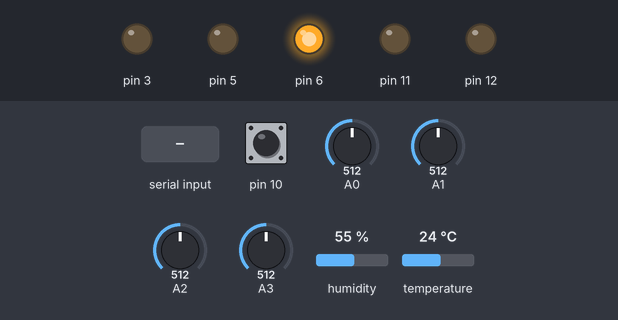
Bench run of a sketch on a simulated Arduino Uno, built with avr-gcc and run on an emulated ATmega328P. Parts: output pins drawn as LEDs (lit = HIGH). Inputs (shaded band) come from the test bench; at power-on: temperature 24 °C, A0 = 512, pin 10 HIGH, A1 = 512, A2 = 512, A3 = 512, humidity 55 %. What the sketch prints to the serial monitor is not drawn.

Above: at 1.2 s.
1.3 s: temperature set to 29 °C
10.6 s: temperature set to 30.2 °C
At 13.2 s:
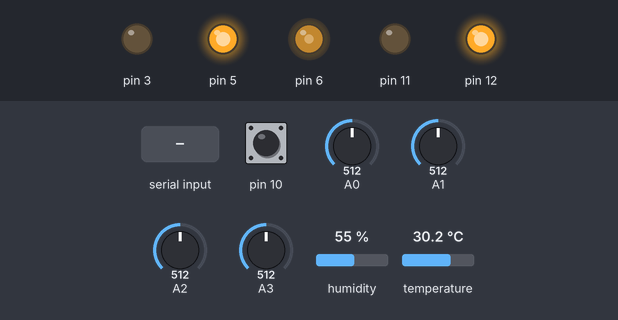
13.5 s: A0 set to 810
22.8 s: A0 set to 839
At 24.9 s:
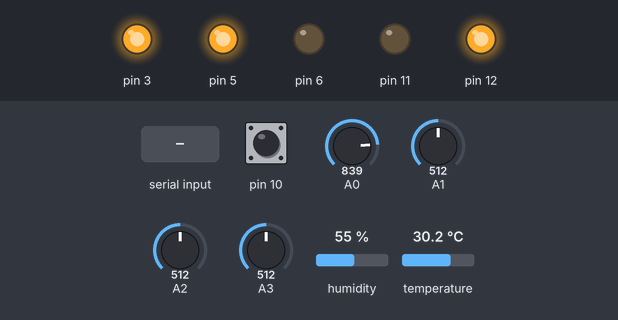
26.6 s: "BUZZER:OFF\n" received over Serial
At 27.3 s:
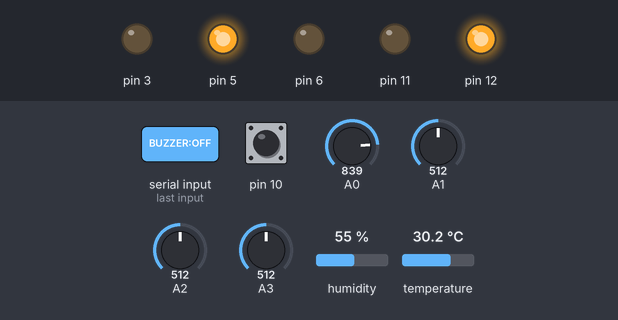
Timing chart, 0 to 29.1 s (numbered marks = the images above; inputs shaded):
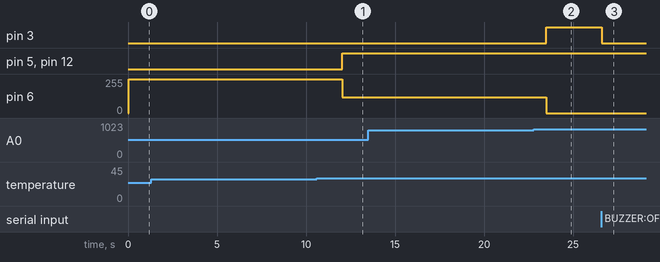

The sketch:

arduino_uno.ino
```cpp
// PolarTwin Arduino node. The Uno owns the analogue/environment sensors and
// actuators. HC-SR04, IR and servo are owned by the Raspberry Pi gateway. The
// independent Pi status process owns the OLED.

#include "core/PinConfig.h"
#include "core/Scheduler.h"
#include "core/SensorData.h"
#include "sensors/DHTSensor.h"
#include "sensors/GasSensor.h"
#include "sensors/HallSensor.h"
#include "sensors/AccelerometerSensor.h"
#include "actuators/BuzzerController.h"
#include "actuators/RGBController.h"
#include "actuators/StatusLED.h"
#include <stdlib.h>
#include <string.h>

DHTSensor dhtSensor(PinConfig::DHT_DATA, SystemConfig::DHT_TYPE);
GasSensor gasSensor(PinConfig::MQ2_ANALOG);
HallSensor hallSensor(PinConfig::HALL_DIGITAL, SystemConfig::HALL_ACTIVE_LOW);
AccelerometerSensor accelerometer(PinConfig::ACCEL_X, PinConfig::ACCEL_Y,
                                  PinConfig::ACCEL_Z,
                                  SystemConfig::ADC_REFERENCE_V,
                                  SystemConfig::ACCEL_ZERO_G_V,
                                  SystemConfig::ACCEL_SENSITIVITY_V_PER_G,
                                  SystemConfig::STANDARD_GRAVITY_MS2);

BuzzerController buzzer(PinConfig::BUZZER);
RGBController rgb(PinConfig::RGB_RED, PinConfig::RGB_GREEN,
                  PinConfig::RGB_BLUE, SystemConfig::RGB_COMMON_ANODE);
StatusLED statusLed(PinConfig::STATUS_LED);

SensorData sensorData;
AlertState alerts;

PeriodicTask accelTask(SystemConfig::ACCEL_INTERVAL_MS);
PeriodicTask digitalTask(SystemConfig::DIGITAL_INTERVAL_MS);
PeriodicTask gasTask(SystemConfig::MQ2_INTERVAL_MS);
PeriodicTask dhtTask(SystemConfig::DHT_INTERVAL_MS);
PeriodicTask telemetryTask(SystemConfig::TELEMETRY_INTERVAL_MS);

char commandBuffer[40];
uint8_t commandLength = 0;
bool discardCommand = false;
bool forceTelemetry = false;

void evaluateDigitalTwin() {
  alerts.highTemperature = sensorData.dhtValid &&
      sensorData.temperatureC >= SystemConfig::HIGH_TEMPERATURE_C;
  if (alerts.gas) {
    if (sensorData.gasRaw <= SystemConfig::GAS_ALERT_OFF_RAW) alerts.gas = false;
  } else if (sensorData.gasRaw >= SystemConfig::GAS_ALERT_ON_RAW) {
    alerts.gas = true;
  }
  // Proximity and occupancy are evaluated by the Pi from its local sensors.
  alerts.proximity = false;
  if (!sensorData.accelerationValid) {
    alerts.structural = false;
  } else if (alerts.structural) {
    if (sensorData.tiltDeg <= SystemConfig::TILT_ALERT_OFF_DEG &&
        sensorData.accelerationDeviation <=
            SystemConfig::ACCEL_DEVIATION_ALERT_OFF_MS2) {
      alerts.structural = false;
    }
  } else if (sensorData.tiltDeg >= SystemConfig::TILT_ALERT_ON_DEG ||
             sensorData.accelerationDeviation >=
                 SystemConfig::ACCEL_DEVIATION_ALERT_ON_MS2) {
    alerts.structural = true;
  }
  alerts.occupancy = false;
  alerts.hallEvent = sensorData.hallDetected;
  alerts.any = alerts.highTemperature || alerts.gas || alerts.proximity ||
               alerts.structural;

  // Automatic audible alarm is intentionally limited to gas. BUZZER commands
  // create an explicit manual override (including a manual silence).
  buzzer.setAutomatic(alerts.gas);
  statusLed.set(alerts.any);
  if (alerts.gas) rgb.applyAutomatic(255, 0, 0, true);
  else if (alerts.structural) rgb.applyAutomatic(255, 0, 255, true);
  else if (alerts.highTemperature) rgb.applyAutomatic(255, 120, 0, true);
  else if (alerts.proximity) rgb.applyAutomatic(0, 0, 255, true);
  else rgb.applyAutomatic(0, 255, 0, false);
}

bool parseRGB(const char *text, uint8_t &red, uint8_t &green, uint8_t &blue) {
  char *end = NULL;
  long values[3];
  for (uint8_t i = 0; i < 3; ++i) {
    if (*text == '\0') return false;
    values[i] = strtol(text, &end, 10);
    if (end == text || values[i] < 0 || values[i] > 255) return false;
    if (i < 2) {
      if (*end != ',') return false;
      text = end + 1;
    } else if (*end != '\0') {
      return false;
    }
  }
  red = values[0];
  green = values[1];
  blue = values[2];
  return true;
}

void handleCommand(char *command) {
  if (strcmp(command, "BUZZER:ON") == 0) {
    buzzer.setOverride(true);
  } else if (strcmp(command, "BUZZER:OFF") == 0) {
    buzzer.setOverride(false);
  } else if (strncmp(command, "RGB:", 4) == 0) {
    uint8_t red, green, blue;
    if (parseRGB(command + 4, red, green, blue)) {
      rgb.setManual(red, green, blue);
      evaluateDigitalTwin();
    }
  } else if (strcmp(command, "ACCEL:ZERO") == 0) {
    if (accelerometer.zeroCurrent()) forceTelemetry = true;
  } else if (strcmp(command, "STATUS") == 0) {
    forceTelemetry = true;
  }
}

// Drain commands sent by the local Node gateway over USB Serial.
void drainCommands(Stream &in) {
  while (in.available() > 0) {
    const char c = static_cast<char>(in.read());
    if (c == '\r') continue;
    if (c == '\n') {
      if (!discardCommand && commandLength > 0) {
        commandBuffer[commandLength] = '\0';
        handleCommand(commandBuffer);
      }
      commandLength = 0;
      discardCommand = false;
    } else if (!discardCommand) {
      if (commandLength < sizeof(commandBuffer) - 1) {
        commandBuffer[commandLength++] = c;
      } else {
        commandLength = 0;
        discardCommand = true;
      }
    }
  }
}

void printNullable(Print &out, float value, bool valid, uint8_t digits) {
  if (valid) out.print(value, digits);
  else out.print(F("null"));
}

void emitTelemetry(Print &out) {
  out.print(F("{\"device\":\"polar-twin-uno\",\"timestamp_ms\":"));
  out.print(millis());
  out.print(F(",\"temperature_c\":"));
  printNullable(out, sensorData.temperatureC, sensorData.dhtValid, 1);
  out.print(F(",\"humidity_pct\":"));
  printNullable(out, sensorData.humidityPct, sensorData.dhtValid, 1);
  out.print(F(",\"gas_raw\":"));
  out.print(sensorData.gasRaw);
  // These null placeholders make the ownership boundary explicit. The Pi
  // gateway replaces them with its GPIO readings before HTTP ingestion.
  out.print(F(",\"distance_cm\":null,\"ir_detected\":null"));
  out.print(F(",\"hall_detected\":"));
  out.print(sensorData.hallDetected ? F("true") : F("false"));
  out.print(F(",\"acceleration\":{\"x\":"));
  printNullable(out, sensorData.accelerationX, sensorData.accelerationValid, 2);
  out.print(F(",\"y\":"));
  printNullable(out, sensorData.accelerationY, sensorData.accelerationValid, 2);
  out.print(F(",\"z\":"));
  printNullable(out, sensorData.accelerationZ, sensorData.accelerationValid, 2);
  out.print(F(",\"tilt_deg\":"));
  printNullable(out, sensorData.tiltDeg, sensorData.accelerationValid, 1);
  out.print(F("},\"alerts\":{\"high_temperature\":"));
  out.print(alerts.highTemperature ? F("true") : F("false"));
  out.print(F(",\"gas\":"));
  out.print(alerts.gas ? F("true") : F("false"));
  out.print(F(",\"proximity\":"));
  out.print(alerts.proximity ? F("true") : F("false"));
  out.print(F(",\"structural\":"));
  out.print(alerts.structural ? F("true") : F("false"));
  out.print(F("},\"state\":{\"occupancy\":"));
  out.print(alerts.occupancy ? F("true") : F("false"));
  out.print(F(",\"hall_event\":"));
  out.print(alerts.hallEvent ? F("true") : F("false"));
  out.print(F("},\"system\":{\"alarm\":"));
  out.print(alerts.any ? F("true") : F("false"));
  out.print(F(",\"status\":\""));
  out.print(alerts.any ? F("WARNING") : F("NORMAL"));
  out.print(F("\",\"servo_angle\":null"));
  out.print(F(",\"buzzer_on\":"));
  out.print(buzzer.isOn() ? F("true") : F("false"));
  out.println(F("}}"));
}

void setup() {
  Serial.begin(SystemConfig::SERIAL_BAUD);
  dhtSensor.begin();
  gasSensor.begin();
  hallSensor.begin();
  accelerometer.begin();
  buzzer.begin();
  rgb.begin();
  statusLed.begin();
}

void loop() {
  drainCommands(Serial);
  const unsigned long nowMs = millis();
  if (digitalTask.due(nowMs)) {
    sensorData.hallDetected = hallSensor.detected();
  }
  if (accelTask.due(nowMs)) {
    sensorData.accelerationValid = accelerometer.read(
        sensorData.accelerationX, sensorData.accelerationY,
        sensorData.accelerationZ, sensorData.tiltDeg,
        sensorData.accelerationDeviation);
  }
  if (gasTask.due(nowMs)) sensorData.gasRaw = gasSensor.readRaw();
  if (dhtTask.due(nowMs)) {
    sensorData.dhtValid = dhtSensor.read(sensorData.temperatureC,
                                         sensorData.humidityPct);
  }
  evaluateDigitalTwin();
  if (forceTelemetry || telemetryTask.due(nowMs)) {
    forceTelemetry = false;
    emitTelemetry(Serial);  // -> USB -> Raspberry Pi gateway -> HTTP backend
  }
}
```

BuzzerController.h
```cpp
#pragma once

#include <Arduino.h>

class BuzzerController {
 public:
  explicit BuzzerController(uint8_t pin)
      : pin_(pin), automaticOn_(false), overrideEnabled_(false),
        overrideOn_(false), actualOn_(false) {}
  void begin() { pinMode(pin_, OUTPUT); digitalWrite(pin_, LOW); }
  void setAutomatic(bool on) { automaticOn_ = on; apply(); }
  void setOverride(bool on) { overrideEnabled_ = true; overrideOn_ = on; apply(); }
  bool isOn() const { return actualOn_; }

 private:
  void apply() {
    actualOn_ = overrideEnabled_ ? overrideOn_ : automaticOn_;
    digitalWrite(pin_, actualOn_ ? HIGH : LOW);
  }
  uint8_t pin_;
  bool automaticOn_, overrideEnabled_, overrideOn_, actualOn_;
};
```

RGBController.h
```cpp
#pragma once

#include <Arduino.h>

class RGBController {
 public:
  RGBController(uint8_t redPin, uint8_t greenPin, uint8_t bluePin,
                bool commonAnode)
      : redPin_(redPin), greenPin_(greenPin), bluePin_(bluePin),
        commonAnode_(commonAnode), manual_(false), manualR_(0), manualG_(0),
        manualB_(0) {}
  void begin() {
    pinMode(redPin_, OUTPUT); pinMode(greenPin_, OUTPUT); pinMode(bluePin_, OUTPUT);
    write(0, 0, 0);
  }
  void setManual(uint8_t red, uint8_t green, uint8_t blue) {
    manual_ = true; manualR_ = red; manualG_ = green; manualB_ = blue;
  }
  void applyAutomatic(uint8_t red, uint8_t green, uint8_t blue,
                      bool alertHasPriority) {
    if (manual_ && !alertHasPriority) write(manualR_, manualG_, manualB_);
    else write(red, green, blue);
  }

 private:
  void write(uint8_t red, uint8_t green, uint8_t blue) {
    analogWrite(redPin_, commonAnode_ ? 255 - red : red);
    analogWrite(greenPin_, commonAnode_ ? 255 - green : green);
    analogWrite(bluePin_, commonAnode_ ? 255 - blue : blue);
  }
  uint8_t redPin_, greenPin_, bluePin_;
  bool commonAnode_, manual_;
  uint8_t manualR_, manualG_, manualB_;
};
```

StatusLED.h
```cpp
#pragma once

#include <Arduino.h>

class StatusLED {
 public:
  explicit StatusLED(uint8_t pin) : pin_(pin), on_(false) {}
  void begin() { pinMode(pin_, OUTPUT); set(false); }
  void set(bool on) { on_ = on; digitalWrite(pin_, on ? HIGH : LOW); }
  bool isOn() const { return on_; }

 private:
  uint8_t pin_;
  bool on_;
};
```

Scheduler.h
```cpp
#pragma once

#include <Arduino.h>

// Unsigned subtraction keeps scheduling correct when millis() wraps.
class PeriodicTask {
 public:
  explicit PeriodicTask(unsigned long intervalMs)
      : intervalMs_(intervalMs), lastRunMs_(0), initialized_(false) {}

  bool due(unsigned long nowMs, bool runImmediately = true) {
    if (!initialized_) {
      initialized_ = true;
      lastRunMs_ = nowMs;
      return runImmediately;
    }
    if (nowMs - lastRunMs_ < intervalMs_) return false;
    lastRunMs_ = nowMs;
    return true;
  }

 private:
  unsigned long intervalMs_;
  unsigned long lastRunMs_;
  bool initialized_;
};
```

SensorData.h
```cpp
#pragma once

#include <Arduino.h>
#include <math.h>

struct SensorData {
  float temperatureC;
  float humidityPct;
  bool dhtValid;
  int gasRaw;
  bool hallDetected;
  float accelerationX;
  float accelerationY;
  float accelerationZ;
  float tiltDeg;
  float accelerationDeviation;
  bool accelerationValid;

  SensorData()
      : temperatureC(NAN), humidityPct(NAN), dhtValid(false), gasRaw(0),
        hallDetected(false), accelerationX(NAN), accelerationY(NAN),
        accelerationZ(NAN), tiltDeg(NAN), accelerationDeviation(NAN),
        accelerationValid(false) {}
};

struct AlertState {
  bool highTemperature;
  bool gas;
  bool proximity;
  bool structural;
  bool occupancy;
  bool hallEvent;
  bool any;

  AlertState()
      : highTemperature(false), gas(false), proximity(false),
        structural(false), occupancy(false), hallEvent(false), any(false) {}
};
```

AccelerometerSensor.h
```cpp
#pragma once

#include <Arduino.h>
#include <math.h>

class AccelerometerSensor {
 public:
  AccelerometerSensor(uint8_t xPin, uint8_t yPin, uint8_t zPin,
                      float adcReferenceV, float zeroGV,
                      float sensitivityVPerG, float standardGravity)
      : xPin_(xPin), yPin_(yPin), zPin_(zPin),
        adcReferenceV_(adcReferenceV), zeroGV_(zeroGV),
        sensitivityVPerG_(sensitivityVPerG),
        standardGravity_(standardGravity), filteredX_(0.0F), filteredY_(0.0F),
        filteredZ_(0.0F), baselineX_(0.0F), baselineY_(0.0F),
        baselineZ_(0.0F), baselineMagnitude_(0.0F), calibrationSumX_(0.0F),
        calibrationSumY_(0.0F), calibrationSumZ_(0.0F), initialized_(false),
        calibrated_(false), sampleFault_(false), calibrationCount_(0) {}

  void begin() {
    pinMode(xPin_, INPUT);
    pinMode(yPin_, INPUT);
    pinMode(zPin_, INPUT);
  }

  bool zeroCurrent() {
    if (!initialized_) return false;
    baselineX_ = filteredX_;
    baselineY_ = filteredY_;
    baselineZ_ = filteredZ_;
    baselineMagnitude_ = sqrt(baselineX_ * baselineX_ +
                              baselineY_ * baselineY_ +
                              baselineZ_ * baselineZ_);
    calibrated_ = baselineMagnitude_ > 0.01F;
    calibrationSumX_ = calibrationSumY_ = calibrationSumZ_ = 0.0F;
    calibrationCount_ = 0;
    return calibrated_;
  }

  bool read(float &x, float &y, float &z, float &tiltDeg,
            float &accelerationDeviation) {
    sampleFault_ = false;
    const float sampleX = readAxisMs2(xPin_);
    const float sampleY = readAxisMs2(yPin_);
    const float sampleZ = readAxisMs2(zPin_);
    if (sampleFault_) {
      initialized_ = false;
      calibrated_ = false;
      calibrationSumX_ = calibrationSumY_ = calibrationSumZ_ = 0.0F;
      calibrationCount_ = 0;
      return false;
    }
    const float sampleMagnitude =
        sqrt(sampleX * sampleX + sampleY * sampleY + sampleZ * sampleZ);
    // A stationary ADXL335 should be close to 1g total. Reject disconnected,
    // floating, or railed analog inputs instead of turning them into alerts.
    if (!isfinite(sampleX) || !isfinite(sampleY) || !isfinite(sampleZ) ||
        sampleMagnitude < standardGravity_ * 0.20F ||
        sampleMagnitude > standardGravity_ * 3.0F) {
      initialized_ = false;
      return false;
    }

    if (!initialized_) {
      filteredX_ = sampleX;
      filteredY_ = sampleY;
      filteredZ_ = sampleZ;
      initialized_ = true;
    } else {
      // 1/8 EMA after 16 ADC samples per axis suppresses stationary jitter
      // while retaining sustained movement/tilt changes.
      filteredX_ += (sampleX - filteredX_) * 0.125F;
      filteredY_ += (sampleY - filteredY_) * 0.125F;
      filteredZ_ += (sampleZ - filteredZ_) * 0.125F;
    }
    const float absoluteX = filteredX_;
    const float absoluteY = filteredY_;
    const float absoluteZ = filteredZ_;
    const float magnitude = sqrt(absoluteX * absoluteX +
                                 absoluteY * absoluteY +
                                 absoluteZ * absoluteZ);

    // Treat the first 30 valid samples (about three seconds at 10 Hz) as the
    // installed zero reference. The module may have axis offset or may not be
    // mounted with a textbook 1g vector, so calibration intentionally accepts
    // any already-validated vector. Keep the sensor still while the Uno starts.
    if (!calibrated_) {
      calibrationSumX_ += absoluteX;
      calibrationSumY_ += absoluteY;
      calibrationSumZ_ += absoluteZ;
      ++calibrationCount_;
      if (calibrationCount_ < 30) return false;
      baselineX_ = calibrationSumX_ / calibrationCount_;
      baselineY_ = calibrationSumY_ / calibrationCount_;
      baselineZ_ = calibrationSumZ_ / calibrationCount_;
      baselineMagnitude_ = sqrt(baselineX_ * baselineX_ +
                                baselineY_ * baselineY_ +
                                baselineZ_ * baselineZ_);
      calibrated_ = baselineMagnitude_ > 0.01F;
      if (!calibrated_) return false;
    }

    // Angle between the current gravity vector and the saved straight vector.
    float cosine = (absoluteX * baselineX_ + absoluteY * baselineY_ +
                    absoluteZ * baselineZ_) /
                   (magnitude * baselineMagnitude_);
    if (cosine > 1.0F) cosine = 1.0F;
    if (cosine < -1.0F) cosine = -1.0F;
    tiltDeg = acos(cosine) * 57.2957795F;
    const float deltaX = absoluteX - baselineX_;
    const float deltaY = absoluteY - baselineY_;
    const float deltaZ = absoluteZ - baselineZ_;
    accelerationDeviation =
        sqrt(deltaX * deltaX + deltaY * deltaY + deltaZ * deltaZ);
    // Publish relative acceleration. Match the stationary display deadband
    // to the firmware's 1.5 m/s^2 movement-alert threshold: normal ADC drift
    // displays exactly 0,0,0, while meaningful movement exposes every axis.
    constexpr float stationaryDeadbandMs2 = 1.5F;
    if (accelerationDeviation < stationaryDeadbandMs2) {
      x = y = z = 0.0F;
    } else {
      x = deltaX;
      y = deltaY;
      z = deltaZ;
    }
    return true;
  }

 private:
  float readAxisMs2(uint8_t pin) {
    analogRead(pin);
    long total = 0;
    for (uint8_t i = 0; i < 16; ++i) total += analogRead(pin);
    const int raw = static_cast<int>((total + 8L) / 16L);
    const float volts = raw * (adcReferenceV_ / 1023.0F);
    // The ADXL335 is a 3.3V device. A measured axis above this margin proves
    // that the analog input is floating/miswired or the module is mispowered.
    if (volts > 3.45F) sampleFault_ = true;
    return ((volts - zeroGV_) / sensitivityVPerG_) * standardGravity_;
  }

  uint8_t xPin_, yPin_, zPin_;
  float adcReferenceV_, zeroGV_, sensitivityVPerG_, standardGravity_;
  float filteredX_, filteredY_, filteredZ_;
  float baselineX_, baselineY_, baselineZ_, baselineMagnitude_;
  float calibrationSumX_, calibrationSumY_, calibrationSumZ_;
  bool initialized_, calibrated_;
  bool sampleFault_;
  uint8_t calibrationCount_;
};
```

Source omitted: DHTSensor.h (607 bytes), GasSensor.h (668 bytes), PinConfig.h (2130 bytes), HallSensor.h (351 bytes)

Measured:
- the behaviour switches between 29.4 and 29.5 °C on temperature (found by bisection; images 0 and 1)
- the behaviour switches between 823 and 824 on A0 (found by bisection; images 1 and 2)
- after the input at 1.3 s, every drawn part: stays the same
- after the input at 10.6 s, pin 5, pin 12: LOW → HIGH after 1.4 s; pin 6: 255/255 → 120/255 after 1.4 s
- after the input at 13.5 s, every drawn part: stays the same
- after the input at 22.8 s, pin 3: LOW → HIGH after 0.71 s instead of 2.7 s; pin 6: 120/255 → 0/255 after 0.71 s instead of 2.7 s
- after the input at 26.6 s, pin 3: HIGH → LOW at once
